Frame 1 (no input): blank canvas, image omitted
Frame 60 (no input): blank canvas, image omitted
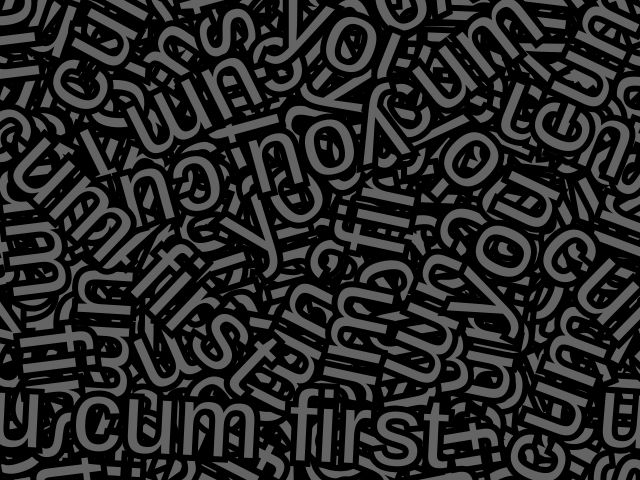
Frame 120 (the mouse pressed at the canvas centre since frame 60)

The p5.js sketch whose frames 1 and 60 were blank and that drew this single picture after the mouse press (run headless with seeded random() and noise() and a simulated clock; from frame 60 on, the mouse is pressed at the canvas centre):

// p5.js sketch
// ── sketch.js
var rslider;
var gslider;
var bslider;
var positions = [];

function setup() {
  createCanvas(640, 480);

  rslider = createSlider(0, 255, 100);
  gslider = createSlider(0, 255, 100);
  bslider = createSlider(0, 255, 100);
}

function draw() {
  var r = rslider.value();
  var g = gslider.value();
  var b = bslider.value();
  background(r, g, b);
  textAlign(CENTER);
  textSize(100);
  stroke(0);
  strokeWeight(12);
  fill(g, b, r);
  if (frameCount % 100 === 0) {
    generatePositions();
  }
  writeText("you cum first");
}

function generatePositions() {
  positions = [];
  for (var i = 0; i < 80; i++) {
    positions.push({ x: random(width), y: random(height), a: random(TWO_PI) });
  }
}

function writeText(msg) {
  positions.forEach((p) => {
    push();
    translate(p.x, p.y);
    rotate(p.a);
    text(msg, 0, 0);
    pop();
  });
}

function mouseClicked() {
  generatePositions();
}
